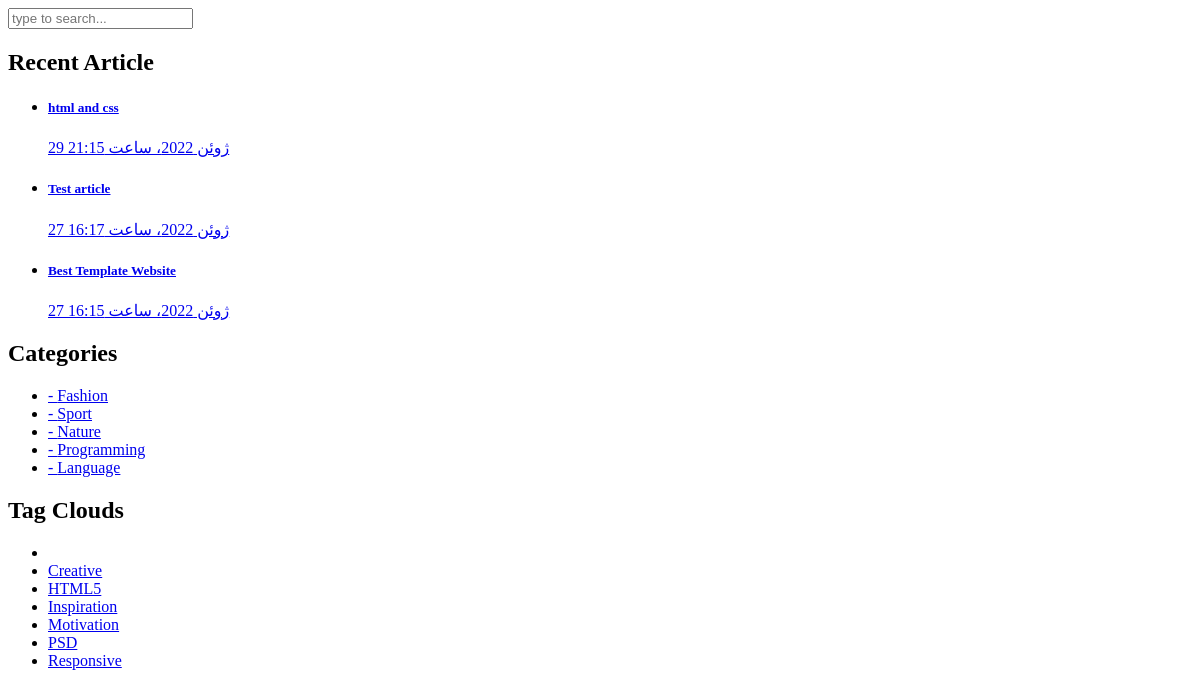
Page /sidebar on the earlier database version.
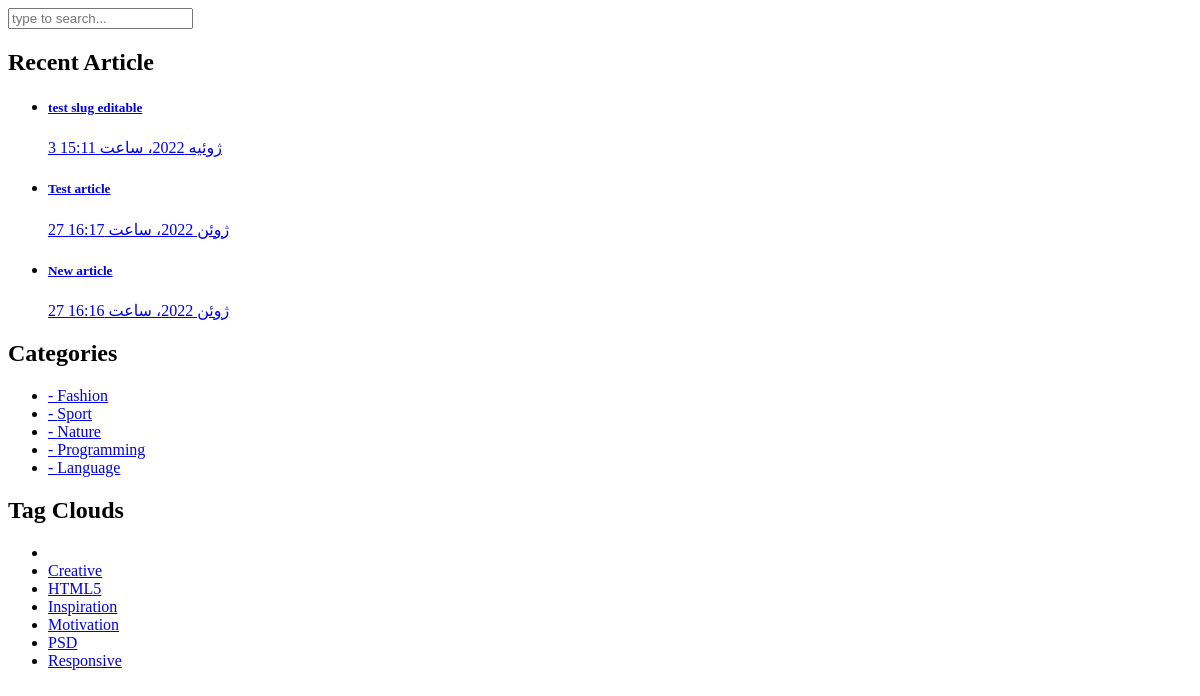
Same page on the later database version.
### blog_app/models.py (models this page shows, shortened)
class Article(models.Model):
    Author = models.ForeignKey(User, on_delete=models.CASCADE, verbose_name='نویسنده')
    Category = models.ManyToManyField(Category, related_name="articles", verbose_name='دسته بندی')
    Title = models.CharField(max_length=70, unique=True, verbose_name='عنوان')
    Body = models.TextField(verbose_name='متن مقاله')
    Image = models.ImageField(upload_to="image/article", verbose_name='تصویر')
    Created = models.DateTimeField(auto_now_add=True)
    Updated = models.DateTimeField(auto_now=True)
    Release_Status = models.BooleanField(default=False, verbose_name='وضعیت انتشار')
    slug = models.SlugField(blank=True, unique=True, editable=False, allow_unicode=True)
    objects = ArticleManager()
    def get_absolute_url(self):
        return reverse('blog:article_detail',
                       kwargs={'slug': self.slug})
    class Meta:
        ordering = ('-Created',)
        verbose_name = ('مقاله')
        verbose_name_plural = ('مقالات')
    def body_object(self):
        return f"{self.Body[:15]}..."
    body_object.short_description = 'متن مقاله'

class Category(models.Model):
    name = models.CharField(max_length=100, unique=True, verbose_name='عنوان')
    created = models.DateTimeField(auto_now_add=True)
    slug = models.SlugField(blank=True, unique=True, editable=False, allow_unicode=True)
    class Meta:
        verbose_name = ('دسته بندی')
        verbose_name_plural = ('دسته بندی ها')

### home_app/views.py (the view)
# urls.py: path('sidebar', views.sidebar, name="sidebar"),
def sidebar(request):
    context = {'name': 'sidebar'}
    return render(request, 'includes/sidebar.html', context)

### context_processors/context_processors.py (called while the page is built)
def recent(request):
    footer = Footer.objects.all()
    recent = Article.objects.filter(Release_Status=True).order_by('-Created')[:3]
    return {'recent': recent, 'footer': footer}

def categories(request):
    categories = Category.objects.all()
    return {'categories': categories}

### templates/includes/sidebar.html
<div class="col-lg-4">
    <div class="sidebar">
        <div class="row">
            <div class="col-lg-12">
                <div class="sidebar-item search">
                    <form id="search_form" name="gs" method="GET" action="{% url 'blog:search_article' %}">
                        <input type="text" name="q" class="searchText" placeholder="type to search..."
                               autocomplete="on">
                    </form>
                </div>
            </div>
            <div class="col-lg-12">
                <div class="sidebar-item recent-posts">
                    <div class="sidebar-heading">
                        <h2>Recent Article</h2>
                    </div>
                    <div class="content">
                        <ul>
                            {% for article in recent %}
                                <li><a href="{{ article.get_absolute_url }}">
                                    <h5>{{ article.Title }}</h5>
                                    <span>{{ article.Created }}</span>
                                </a></li>
                            {% endfor %}
                        </ul>
                    </div>
                </div>
            </div>
            <div class="col-lg-12">
                <div class="sidebar-item categories">
                    <div class="sidebar-heading">
                        <h2>Categories</h2>
                    </div>
                    <div class="content">
                        <ul>
                            {% for category in categories %}
                                <li><a href="{% url "blog:category_detail" category.slug %}"> - {{ category.name }}</a>
                                </li>
                            {% endfor %}
                        </ul>
                    </div>
                </div>
            </div>
            <div class="col-lg-12">
                <div class="sidebar-item tags">
                    <div class="sidebar-heading">
                        <h2>Tag Clouds</h2>
                    </div>
                    <div class="content">
                        <ul>
                            <li><a href="#">{{ counter.counter }}</a></li>
                            <li><a href="#">Creative</a></li>
                            <li><a href="#">HTML5</a></li>
                            <li><a href="#">Inspiration</a></li>
                            <li><a href="#">Motivation</a></li>
                            <li><a href="#">PSD</a></li>
                            <li><a href="#">Responsive</a></li>
                        </ul>
                    </div>
                </div>
            </div>
        </div>
    </div>
</div>

Differences in the rows shown:
removed Article: Title "html and css", Created "29 ژوئن 2022، ساعت 21:15"
no longer on this page (row edited): Article: Title "Best Template Website", Created "27 ژوئن 2022، ساعت 16:15"
added Article: Title "test slug editable", Created "3 ژوئیه 2022، ساعت 15:11"
now on this page (row edited): Article: Title "New article", Created "27 ژوئن 2022، ساعت 16:16"
